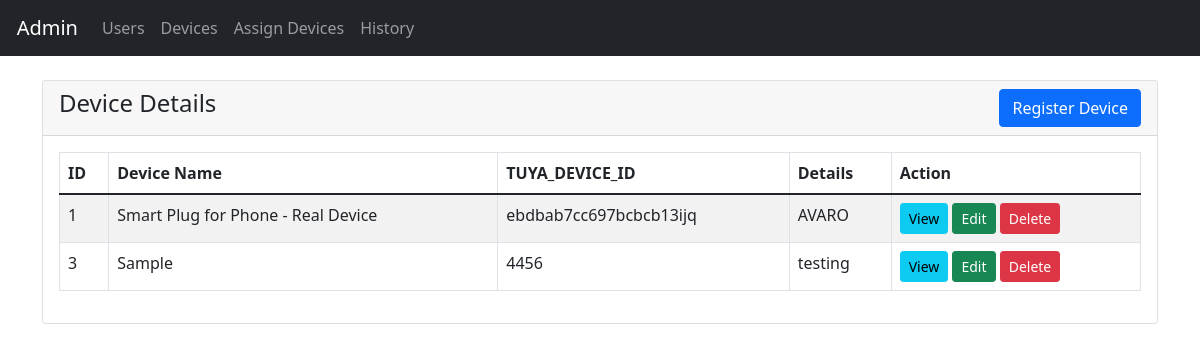
/php/device.php, run on the app's committed database.
### tables this page shows
CREATE TABLE `devices` (
  `id` int NOT NULL,
  `TUYA_DEVICE_ID` varchar(250) NOT NULL,
  `name` varchar(250) NOT NULL,
  `detail` varchar(250) NOT NULL
);

### php/device.php (the view, shortened to what this page needs)
<?php
    require 'dbcon.php';
?>
<!doctype html>
<html lang="en">
  <head>
    <link href="https://cdn.jsdelivr.net/npm/bootstrap@5.1.3/dist/css/bootstrap.min.css" rel="stylesheet">
</head>
<body>
<nav class="navbar navbar-expand-sm navbar-dark bg-dark">
        <a href="#" class="navbar-brand"> Admin</a>
        <div class="collapse navbar-collapse" id="navbarMenu">
            <ul class="navbar-nav">
                <li class="nav-item">
                    <a href="index.php" class="nav-link">Users</a>
                </li>
                <li class="nav-item">
                    <a href="device.php" class="nav-link">Devices</a>
                </li>
                <li class="nav-item">
                    <a href="assignn.php" class="nav-link">Assign Devices</a>
                </li>
                <li class="nav-item">
                    <a href="bar.php" class="nav-link">History</a>
                </li>
            </ul>
        </div>
    </nav>
    <div class="container mt-4">
        <div class="row">
            <div class="col-md-12">
                <div class="card">
                    <div class="card-header">
                        <h4>Device Details
                            <a href="device_create.php" class="btn btn-primary float-end">Register Device</a>
                        </h4>
                    </div>
                    <div class="card-body">
                        <table class="table table-bordered table-striped">
                            <thead>
                                <tr>
                                    <th>ID</th>
                                    <th>Device Name</th>
                                    <th>TUYA_DEVICE_ID </th>
                                    <th>Details</th>
                                    <th>Action</th>
                                </tr>
                            </thead>
                            <tbody>
                                <?php
                                    $query = "SELECT * FROM devices";
                                    $query_run = mysqli_query($con, $query);
                                    if(mysqli_num_rows($query_run) > 0)
                                    {
                                        foreach($query_run as $device)
                                        {
                                            ?>
                                            <tr>
                                                <td><?= $device['id']; ?></td>
                                                <td><?= $device['name']; ?></td>
                                                <td><?= $device['TUYA_DEVICE_ID']; ?></td>
                                                <td><?= $device['detail']; ?></td>
                                                <td>
                                                    <a href="device_view.php?id=<?= $device['id']; ?>" class="btn btn-info btn-sm">View</a>
                                                    <a href="device_edit.php?id=<?= $device['id']; ?>" class="btn btn-success btn-sm">Edit</a>
                                                    <form action="code.php" method="POST" class="d-inline">
                                                        <button type="submit" name="delete_device" value="<?=$device['id'];?>" class="btn btn-danger btn-sm">Delete</button>
                                                    </form>
                                                </td>
                                            </tr>
                                            <?php
                                        }
                                    }
                                    else
                                    {
                                        echo "<h5> No Record Found </h5>";
                                    }
                                ?>
                            </tbody>
                        </table>
                    </div>
                </div>
            </div>
        </div>
    </div>
</body>
</html>

### data on the page
devices: id "1", name "Smart Plug for Phone - Real Device", TUYA_DEVICE_ID "ebdbab7cc697bcbcb13ijq", detail "AVARO"
devices: id "3", name "Sample", TUYA_DEVICE_ID "4456", detail "testing"
